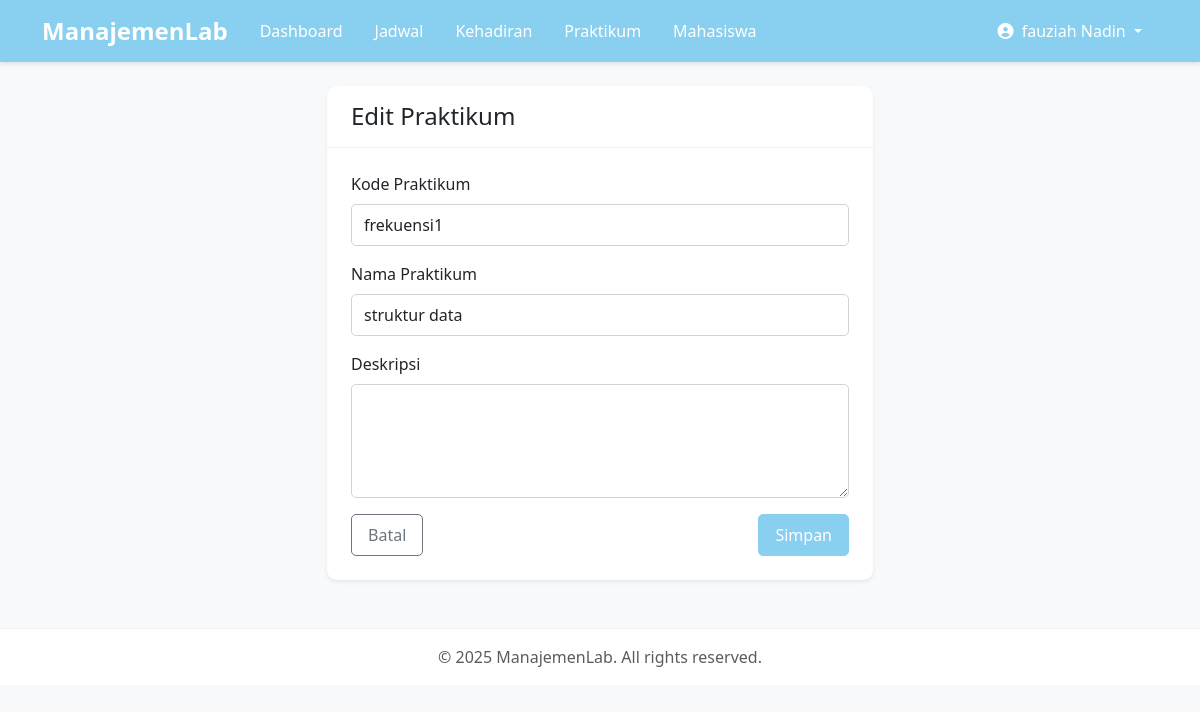
Page /labApp/praktikum/14/edit/ (signed in) on the committed database.
### labApp/models.py (models this page shows, shortened)
class User(AbstractUser):
    ROLE_CHOICES = (
        ('dosen', 'Dosen'),
        ('asisten', 'Asisten'),
    )
    role = models.CharField(max_length=10, choices=ROLE_CHOICES)
    def is_dosen(self):
        return self.role == 'dosen'
    def is_asisten(self):
        return self.role == 'asisten'

class Praktikum(models.Model):
    nama = models.CharField(max_length=100)
    kode = models.CharField(max_length=20)
    deskripsi = models.TextField(blank=True, null=True)
    tanggal = models.DateTimeField(auto_now_add=True)
    dosen = models.ForeignKey(User, on_delete=models.CASCADE, related_name='praktikum_dosen', limit_choices_to={'role': 'dosen'})
    class Meta:
        ordering = ['nama']
        verbose_name_plural = 'Praktikum'

### labApp/views.py (the view)
# urls.py: path('praktikum/<int:pk>/edit/', views.praktikum_update, name='praktikum_update'),
@login_required
@csrf_protect
def praktikum_update(request, pk):
    if not request.user.is_dosen():
        messages.error(request, 'Anda tidak memiliki izin untuk mengubah praktikum.')
        return redirect('labApp:dashboard')
    try:
        praktikum = get_object_or_404(Praktikum, pk=pk, dosen=request.user)
        if request.method == 'POST':
            form = PraktikumForm(request.POST, instance=praktikum)
            if form.is_valid():
                form.save()
                messages.success(request, 'Praktikum berhasil diperbarui!')
                return redirect('labApp:praktikum_list')
            else:
                print(f"Form errors: {form.errors}")
                messages.error(request, 'Terjadi kesalahan. Silakan periksa form Anda.')
        else:
            form = PraktikumForm(instance=praktikum)
        return render(request, 'dosen/praktikum_form.html', {'form': form, 'title': 'Edit Praktikum'})
    except Praktikum.DoesNotExist:
        messages.error(request, 'Praktikum tidak ditemukan atau Anda tidak memiliki akses.')
        return redirect('labApp:praktikum_list')
    except Exception as e:
        print(f"Error in praktikum_update: {str(e)}")
        messages.error(request, f'Terjadi kesalahan: {str(e)}')
        return redirect('labApp:praktikum_list')

### labApp/forms.py (shortened to what this page needs)
class PraktikumForm(forms.ModelForm):
    class Meta:
        model = Praktikum
        fields = ['kode', 'nama', 'deskripsi']
        widgets = {
            'kode': forms.TextInput(attrs={'class': 'form-control'}),
            'nama': forms.TextInput(attrs={'class': 'form-control'}),
            'deskripsi': forms.Textarea(attrs={'class': 'form-control', 'rows': 4}),
        }

### labApp/templates/dosen/praktikum_form.html (shortened to what this page needs)
{% extends 'labApp/base.html' %}
{% block content %}
<div class="row justify-content-center">
    <div class="col-md-6">
        <div class="card shadow-sm">
            <div class="card-header">
                <h4 class="mb-0">{{ title }}</h4>
            </div>
            <div class="card-body">
                <form method="post">
                    <div class="mb-3">
                        <label for="{{ form.kode.id_for_label }}" class="form-label">Kode Praktikum</label>
                        {{ form.kode }}
                    </div>
                    <div class="mb-3">
                        <label for="{{ form.nama.id_for_label }}" class="form-label">Nama Praktikum</label>
                        {{ form.nama }}
                    </div>
                    <div class="mb-3">
                        <label for="{{ form.deskripsi.id_for_label }}" class="form-label">Deskripsi</label>
                        {{ form.deskripsi }}
                    </div>
                    <div class="d-flex justify-content-between">
                        <a href="{% url 'labApp:praktikum_list' %}" class="btn btn-outline-secondary">Batal</a>
                        <button type="submit" class="btn btn-primary">Simpan</button>
                    </div>
                </form>
            </div>
        </div>
    </div>
</div>
{% endblock %}

### labApp/templates/labApp/base.html (shortened to what this page needs)
<!DOCTYPE html>
<html lang="id">
<head>
    <link href="https://cdn.jsdelivr.net/npm/bootstrap@5.3.0/dist/css/bootstrap.min.css" rel="stylesheet">
    <link rel="stylesheet" href="https://cdnjs.cloudflare.com/ajax/libs/font-awesome/6.0.0/css/all.min.css">
    <link rel="stylesheet" href="/static/css/style.css">
</head>
<body>
    {% if user.is_authenticated %}
    <nav class="navbar navbar-expand-lg navbar-dark">
        <div class="container">
            <a class="navbar-brand" href="{% url 'labApp:dashboard' %}">ManajemenLab</a>
            <div class="collapse navbar-collapse" id="navbarNav">
                <ul class="navbar-nav me-auto">
                    <li class="nav-item">
                        <a class="nav-link" href="{% url 'labApp:dashboard' %}">Dashboard</a>
                    </li>
                    <li class="nav-item">
                        <a class="nav-link" href="{% url 'labApp:jadwal_list' %}">Jadwal</a>
                    </li>
                    <li class="nav-item">
                        <a class="nav-link" href="{% url 'labApp:kehadiran_list' %}">Kehadiran</a>
                    </li>
                    {% if user.is_dosen %}
                    <li class="nav-item">
                        <a class="nav-link" href="{% url 'labApp:praktikum_list' %}">Praktikum</a>
                    </li>
                    <li class="nav-item">
                        <a class="nav-link" href="{% url 'labApp:mahasiswa_list' %}">Mahasiswa</a>
                    </li>
                    {% endif %}
                </ul>
                <ul class="navbar-nav">
                    <li class="nav-item dropdown">
                        <a class="nav-link dropdown-toggle" href="#" id="navbarDropdown" role="button" data-bs-toggle="dropdown">
                            <i class="fas fa-user-circle me-1"></i> {{ user.get_full_name|default:user.username }}
                        </a>
                    </li>
                </ul>
            </div>
        </div>
    </nav>
    {% endif %}
    <div class="container mt-4">
        {% block content %}{% endblock %}
    </div>
    <footer class="footer mt-5 py-3">
        <div class="container text-center">
            <span class="text-muted">© {% now "Y" %} ManajemenLab. All rights reserved.</span>
        </div>
    </footer>
</body>
</html>

### labApp/static/css/style.css (style rules this page uses)
:root { --color-gray: #6c757d; --color-baby-blue: #89CFF0; --color-light-blue: #B6D0E2; --color-white: #ffffff; --color-light-gray: #f8f9fa; --color-dark-gray: #343a40; }
body { font-family: 'Segoe UI', Tahoma, Geneva, Verdana, sans-serif; background-color: var(--color-light-gray); color: var(--color-dark-gray); min-height: 100vh; display: flex; flex-direction: column; }
.navbar { background-color: var(--color-baby-blue); box-shadow: 0 2px 4px rgba(0, 0, 0, 0.1); }
.navbar-brand { font-weight: 700; font-size: 1.5rem; }
.navbar-dark .navbar-nav .nav-link { color: var(--color-white); font-weight: 500; padding: 0.5rem 1rem; transition: all 0.3s ease; }
.card { border: none; border-radius: 10px; box-shadow: 0 4px 6px rgba(0, 0, 0, 0.05); transition: transform 0.3s ease, box-shadow 0.3s ease; }
.card-header { background-color: var(--color-white); border-bottom: 1px solid rgba(0, 0, 0, 0.05); border-top-left-radius: 10px !important; border-top-right-radius: 10px !important; padding: 1rem 1.5rem; }
.card-body { padding: 1.5rem; }
.btn { border-radius: 5px; font-weight: 500; padding: 0.5rem 1rem; transition: all 0.3s ease; }
.btn-primary { background-color: var(--color-baby-blue); border-color: var(--color-baby-blue); }
.form-control, .form-select { border-radius: 5px; border: 1px solid #ced4da; padding: 0.5rem 0.75rem; transition: border-color 0.3s ease, box-shadow 0.3s ease; }
.footer { margin-top: auto; background-color: var(--color-white); border-top: 1px solid rgba(0, 0, 0, 0.05); padding: 1rem 0; }

### rows in the picture
User: get_full_name "fauziah Nadin"
Praktikum: kode "frekuensi1", nama "struktur data"

### other values in the picture
{{ title }} "Edit Praktikum"
